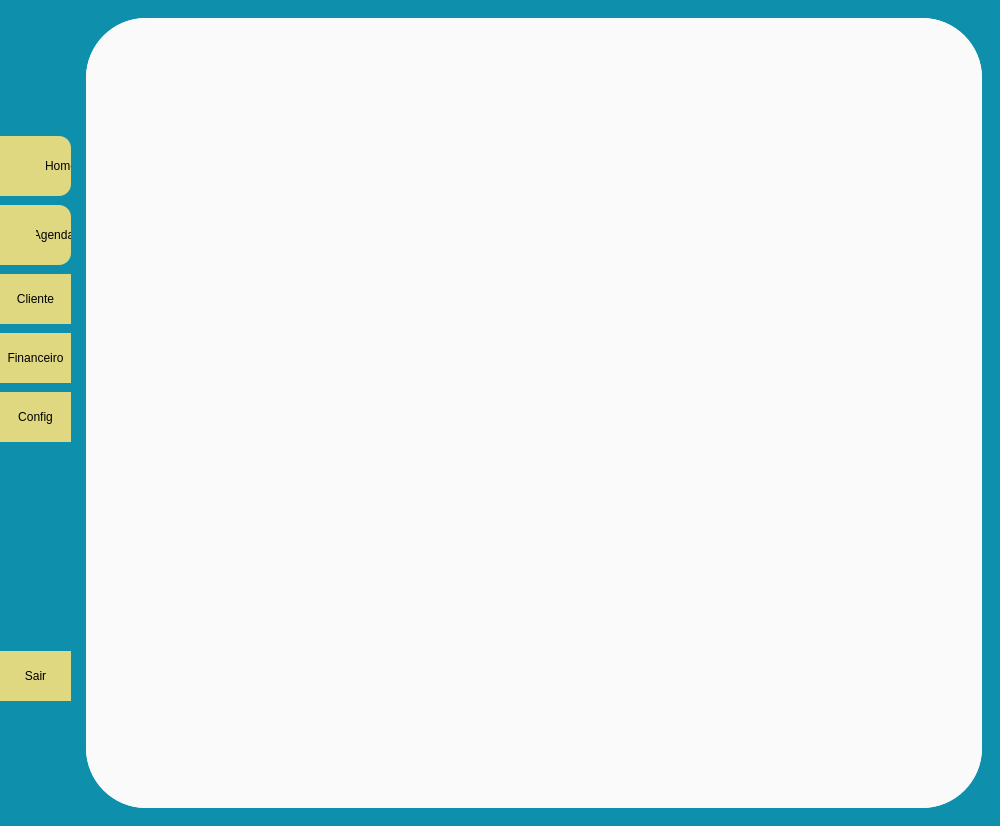
<?xml version="1.0" encoding="UTF-8"?>
<ui version="4.0">
 <class>mwDash</class>
 <widget class="QMainWindow" name="mwDash">
  <property name="geometry">
   <rect>
    <x>0</x>
    <y>0</y>
    <width>1000</width>
    <height>826</height>
   </rect>
  </property>
  <property name="minimumSize">
   <size>
    <width>1000</width>
    <height>500</height>
   </size>
  </property>
  <property name="windowTitle">
   <string>MainWindow</string>
  </property>
  <property name="styleSheet">
   <string notr="true">QWidget {
	background-color: #0E90AD;
}

</string>
  </property>
  <widget class="QWidget" name="wdgDash">
   <layout class="QGridLayout" name="gridLayout">
    <property name="leftMargin">
     <number>0</number>
    </property>
    <item row="0" column="0">
     <widget class="QFrame" name="frPrincipalDash">
      <property name="sizePolicy">
       <sizepolicy hsizetype="Expanding" vsizetype="Expanding">
        <horstretch>0</horstretch>
        <verstretch>0</verstretch>
       </sizepolicy>
      </property>
      <property name="minimumSize">
       <size>
        <width>900</width>
        <height>400</height>
       </size>
      </property>
      <property name="styleSheet">
       <string notr="true">
background-color: #0E90AD;

border-radius: 60%;</string>
      </property>
      <property name="frameShape">
       <enum>QFrame::StyledPanel</enum>
      </property>
      <property name="frameShadow">
       <enum>QFrame::Raised</enum>
      </property>
      <layout class="QHBoxLayout" name="horizontalLayout">
       <property name="leftMargin">
        <number>0</number>
       </property>
       <item alignment="Qt::AlignTop">
        <widget class="QFrame" name="frMenu">
         <property name="sizePolicy">
          <sizepolicy hsizetype="Expanding" vsizetype="Expanding">
           <horstretch>0</horstretch>
           <verstretch>0</verstretch>
          </sizepolicy>
         </property>
         <property name="minimumSize">
          <size>
           <width>80</width>
           <height>0</height>
          </size>
         </property>
         <property name="maximumSize">
          <size>
           <width>70</width>
           <height>16777215</height>
          </size>
         </property>
         <property name="styleSheet">
          <string notr="true">QFrame  {
	background: transparent;

	border-radius: 25%;
}
QPushButton {
	background-color: #DFD880;
	border-top-right-radius: 18%;
	border-bottom-right-radius: 18%;
}

</string>
         </property>
         <property name="frameShape">
          <enum>QFrame::StyledPanel</enum>
         </property>
         <property name="frameShadow">
          <enum>QFrame::Raised</enum>
         </property>
         <layout class="QVBoxLayout" name="verticalLayout">
          <property name="spacing">
           <number>9</number>
          </property>
          <property name="leftMargin">
           <number>0</number>
          </property>
          <property name="topMargin">
           <number>9</number>
          </property>
          <property name="rightMargin">
           <number>9</number>
          </property>
          <property name="bottomMargin">
           <number>9</number>
          </property>
          <item>
           <widget class="QFrame" name="frAvatar">
            <property name="minimumSize">
             <size>
              <width>0</width>
              <height>100</height>
             </size>
            </property>
            <property name="maximumSize">
             <size>
              <width>16777215</width>
              <height>100</height>
             </size>
            </property>
            <property name="styleSheet">
             <string notr="true">background-color: rgba(238, 238, 236,0);
</string>
            </property>
            <property name="frameShape">
             <enum>QFrame::NoFrame</enum>
            </property>
            <property name="frameShadow">
             <enum>QFrame::Raised</enum>
            </property>
            <property name="lineWidth">
             <number>0</number>
            </property>
            <layout class="QHBoxLayout" name="horizontalLayout_2">
             <property name="spacing">
              <number>0</number>
             </property>
             <property name="leftMargin">
              <number>9</number>
             </property>
             <property name="topMargin">
              <number>0</number>
             </property>
             <property name="rightMargin">
              <number>0</number>
             </property>
             <property name="bottomMargin">
              <number>0</number>
             </property>
             <item>
              <widget class="QPushButton" name="pbDash">
               <property name="minimumSize">
                <size>
                 <width>60</width>
                 <height>60</height>
                </size>
               </property>
               <property name="styleSheet">
                <string notr="true">#pbDash {	
	background-image: url(:/logoDash/nautilusDash.png);
	background-repeat: no-repeat;
	background-position: center;
}</string>
               </property>
               <property name="text">
                <string/>
               </property>
              </widget>
             </item>
            </layout>
           </widget>
          </item>
          <item alignment="Qt::AlignHCenter">
           <widget class="QFrame" name="frHome">
            <property name="minimumSize">
             <size>
              <width>0</width>
              <height>60</height>
             </size>
            </property>
            <property name="styleSheet">
             <string notr="true">#frHome {
	background-color: rgb(223, 216, 128);
	border-radius: 0px;
	border-top-right-radius: 12px;
	border-bottom-right-radius: 12px;
}

#frHome:hover {
	background-color: #80CCE1;
	border-radius: 0px;
	border-top-right-radius: 12px;
	border-bottom-right-radius: 12px;
}</string>
            </property>
            <property name="frameShape">
             <enum>QFrame::NoFrame</enum>
            </property>
            <property name="frameShadow">
             <enum>QFrame::Raised</enum>
            </property>
            <layout class="QHBoxLayout" name="horizontalLayout_3">
             <property name="spacing">
              <number>0</number>
             </property>
             <property name="leftMargin">
              <number>0</number>
             </property>
             <property name="topMargin">
              <number>0</number>
             </property>
             <property name="rightMargin">
              <number>0</number>
             </property>
             <property name="bottomMargin">
              <number>0</number>
             </property>
             <item>
              <widget class="QFrame" name="frIconHome">
               <property name="minimumSize">
                <size>
                 <width>40</width>
                 <height>50</height>
                </size>
               </property>
               <property name="maximumSize">
                <size>
                 <width>40</width>
                 <height>50</height>
                </size>
               </property>
               <property name="styleSheet">
                <string notr="true">#frIconHome {
	background-image: url(:/iconHome/home.png);
	background-repeat: no-repeat;
	background-position: center;
}</string>
               </property>
               <property name="frameShape">
                <enum>QFrame::NoFrame</enum>
               </property>
               <property name="frameShadow">
                <enum>QFrame::Raised</enum>
               </property>
              </widget>
             </item>
             <item>
              <widget class="QPushButton" name="pbHome">
               <property name="minimumSize">
                <size>
                 <width>50</width>
                 <height>50</height>
                </size>
               </property>
               <property name="styleSheet">
                <string notr="true">#pbHome {
	
	background-color: rgba(238, 238, 236,0);
}</string>
               </property>
               <property name="text">
                <string>Home</string>
               </property>
              </widget>
             </item>
            </layout>
           </widget>
          </item>
          <item alignment="Qt::AlignHCenter">
           <widget class="QFrame" name="frAgenda">
            <property name="minimumSize">
             <size>
              <width>0</width>
              <height>60</height>
             </size>
            </property>
            <property name="styleSheet">
             <string notr="true">#frAgenda {
	background-color: rgb(223, 216, 128);
	border-radius: 0px;
	border-top-right-radius: 12px;
	border-bottom-right-radius: 12px;
}

#frAgenda:hover {
	background-color: #80CCE1;
	border-radius: 0px;
	border-top-right-radius: 12px;
	border-bottom-right-radius: 12px;
}</string>
            </property>
            <property name="frameShape">
             <enum>QFrame::NoFrame</enum>
            </property>
            <property name="frameShadow">
             <enum>QFrame::Raised</enum>
            </property>
            <layout class="QHBoxLayout" name="horizontalLayout_4">
             <property name="spacing">
              <number>0</number>
             </property>
             <property name="leftMargin">
              <number>0</number>
             </property>
             <property name="topMargin">
              <number>0</number>
             </property>
             <property name="rightMargin">
              <number>0</number>
             </property>
             <property name="bottomMargin">
              <number>0</number>
             </property>
             <item>
              <widget class="QFrame" name="frIconAgenda">
               <property name="minimumSize">
                <size>
                 <width>40</width>
                 <height>50</height>
                </size>
               </property>
               <property name="maximumSize">
                <size>
                 <width>40</width>
                 <height>50</height>
                </size>
               </property>
               <property name="styleSheet">
                <string notr="true">#frIconAgenda {
	background-image: url(:/iconAgenda/calendar.png);
	background-position: center;
	background-repeat: no-repeat;
}</string>
               </property>
               <property name="frameShape">
                <enum>QFrame::StyledPanel</enum>
               </property>
               <property name="frameShadow">
                <enum>QFrame::Raised</enum>
               </property>
              </widget>
             </item>
             <item>
              <widget class="QPushButton" name="pbAgenda">
               <property name="minimumSize">
                <size>
                 <width>0</width>
                 <height>50</height>
                </size>
               </property>
               <property name="styleSheet">
                <string notr="true">#pbAgenda {
	background-color: rgba(238, 238, 236,0);
}</string>
               </property>
               <property name="text">
                <string>Agenda</string>
               </property>
              </widget>
             </item>
            </layout>
           </widget>
          </item>
          <item>
           <widget class="QPushButton" name="pbCliente">
            <property name="minimumSize">
             <size>
              <width>0</width>
              <height>50</height>
             </size>
            </property>
            <property name="text">
             <string>Cliente</string>
            </property>
           </widget>
          </item>
          <item>
           <widget class="QPushButton" name="pbFinanceiro">
            <property name="minimumSize">
             <size>
              <width>0</width>
              <height>50</height>
             </size>
            </property>
            <property name="text">
             <string>Financeiro</string>
            </property>
           </widget>
          </item>
          <item>
           <widget class="QPushButton" name="pbConfig">
            <property name="minimumSize">
             <size>
              <width>0</width>
              <height>50</height>
             </size>
            </property>
            <property name="text">
             <string>Config</string>
            </property>
           </widget>
          </item>
          <item>
           <spacer name="verticalSpacer">
            <property name="orientation">
             <enum>Qt::Vertical</enum>
            </property>
            <property name="sizeHint" stdset="0">
             <size>
              <width>20</width>
              <height>200</height>
             </size>
            </property>
           </spacer>
          </item>
          <item>
           <widget class="QPushButton" name="pbSairDash">
            <property name="minimumSize">
             <size>
              <width>0</width>
              <height>50</height>
             </size>
            </property>
            <property name="text">
             <string>Sair</string>
            </property>
           </widget>
          </item>
         </layout>
        </widget>
       </item>
       <item>
        <widget class="QFrame" name="frStakeds">
         <property name="sizePolicy">
          <sizepolicy hsizetype="Expanding" vsizetype="Expanding">
           <horstretch>0</horstretch>
           <verstretch>0</verstretch>
          </sizepolicy>
         </property>
         <property name="minimumSize">
          <size>
           <width>0</width>
           <height>0</height>
          </size>
         </property>
         <property name="styleSheet">
          <string notr="true">background-color: #fff;</string>
         </property>
         <property name="frameShape">
          <enum>QFrame::StyledPanel</enum>
         </property>
         <property name="frameShadow">
          <enum>QFrame::Raised</enum>
         </property>
         <layout class="QGridLayout" name="gridLayout_2">
          <property name="leftMargin">
           <number>0</number>
          </property>
          <property name="topMargin">
           <number>0</number>
          </property>
          <property name="rightMargin">
           <number>0</number>
          </property>
          <property name="bottomMargin">
           <number>0</number>
          </property>
          <property name="spacing">
           <number>0</number>
          </property>
          <item row="0" column="0">
           <widget class="QStackedWidget" name="stkDash">
            <property name="sizePolicy">
             <sizepolicy hsizetype="Expanding" vsizetype="Preferred">
              <horstretch>0</horstretch>
              <verstretch>0</verstretch>
             </sizepolicy>
            </property>
            <property name="styleSheet">
             <string notr="true">background-color: #fafafa;</string>
            </property>
            <property name="frameShape">
             <enum>QFrame::NoFrame</enum>
            </property>
            <property name="frameShadow">
             <enum>QFrame::Plain</enum>
            </property>
            <property name="currentIndex">
             <number>-1</number>
            </property>
           </widget>
          </item>
         </layout>
        </widget>
       </item>
      </layout>
     </widget>
    </item>
   </layout>
  </widget>
 </widget>
 <resources>
  <include location="../Imagens/img_rc.qrc"/>
 </resources>
 <connections/>
</ui>
